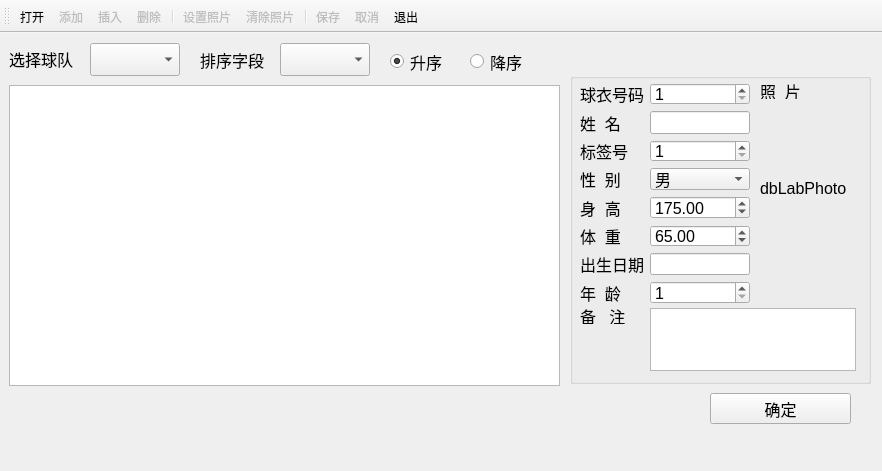
<?xml version="1.0" encoding="UTF-8"?>
<ui version="4.0">
 <class>MainWindow_team</class>
 <widget class="QMainWindow" name="MainWindow_team">
  <property name="windowModality">
   <enum>Qt::ApplicationModal</enum>
  </property>
  <property name="geometry">
   <rect>
    <x>0</x>
    <y>0</y>
    <width>882</width>
    <height>471</height>
   </rect>
  </property>
  <property name="windowTitle">
   <string>球队管理系统</string>
  </property>
  <widget class="QWidget" name="centralwidget">
   <widget class="QTableView" name="tableView">
    <property name="geometry">
     <rect>
      <x>9</x>
      <y>52</y>
      <width>551</width>
      <height>301</height>
     </rect>
    </property>
    <property name="minimumSize">
     <size>
      <width>0</width>
      <height>0</height>
     </size>
    </property>
    <property name="maximumSize">
     <size>
      <width>1300</width>
      <height>16777215</height>
     </size>
    </property>
    <property name="font">
     <font>
      <pointsize>12</pointsize>
     </font>
    </property>
    <property name="editTriggers">
     <set>QAbstractItemView::AnyKeyPressed|QAbstractItemView::DoubleClicked|QAbstractItemView::EditKeyPressed|QAbstractItemView::SelectedClicked</set>
    </property>
    <property name="alternatingRowColors">
     <bool>true</bool>
    </property>
    <attribute name="horizontalHeaderVisible">
     <bool>false</bool>
    </attribute>
    <attribute name="horizontalHeaderCascadingSectionResizes">
     <bool>true</bool>
    </attribute>
    <attribute name="horizontalHeaderDefaultSectionSize">
     <number>100</number>
    </attribute>
    <attribute name="horizontalHeaderMinimumSectionSize">
     <number>60</number>
    </attribute>
    <attribute name="horizontalHeaderShowSortIndicator" stdset="0">
     <bool>true</bool>
    </attribute>
    <attribute name="horizontalHeaderStretchLastSection">
     <bool>true</bool>
    </attribute>
    <attribute name="verticalHeaderVisible">
     <bool>false</bool>
    </attribute>
    <attribute name="verticalHeaderCascadingSectionResizes">
     <bool>false</bool>
    </attribute>
    <attribute name="verticalHeaderDefaultSectionSize">
     <number>50</number>
    </attribute>
    <attribute name="verticalHeaderHighlightSections">
     <bool>false</bool>
    </attribute>
    <attribute name="verticalHeaderMinimumSectionSize">
     <number>40</number>
    </attribute>
    <attribute name="verticalHeaderShowSortIndicator" stdset="0">
     <bool>false</bool>
    </attribute>
    <attribute name="verticalHeaderStretchLastSection">
     <bool>false</bool>
    </attribute>
   </widget>
   <widget class="QGroupBox" name="groupBox">
    <property name="geometry">
     <rect>
      <x>570</x>
      <y>40</y>
      <width>301</width>
      <height>311</height>
     </rect>
    </property>
    <property name="minimumSize">
     <size>
      <width>0</width>
      <height>0</height>
     </size>
    </property>
    <property name="maximumSize">
     <size>
      <width>999</width>
      <height>16777215</height>
     </size>
    </property>
    <property name="font">
     <font>
      <pointsize>12</pointsize>
     </font>
    </property>
    <property name="title">
     <string/>
    </property>
    <widget class="QLabel" name="label_9">
     <property name="geometry">
      <rect>
       <x>10</x>
       <y>235</y>
       <width>56</width>
       <height>16</height>
      </rect>
     </property>
     <property name="font">
      <font>
       <pointsize>12</pointsize>
      </font>
     </property>
     <property name="text">
      <string>备   注</string>
     </property>
     <property name="buddy">
      <cstring>dbEditMemo</cstring>
     </property>
    </widget>
    <widget class="QPlainTextEdit" name="dbEditMemo">
     <property name="geometry">
      <rect>
       <x>80</x>
       <y>235</y>
       <width>206</width>
       <height>63</height>
      </rect>
     </property>
     <property name="maximumSize">
      <size>
       <width>16777215</width>
       <height>100</height>
      </size>
     </property>
     <property name="font">
      <font>
       <pointsize>12</pointsize>
      </font>
     </property>
    </widget>
    <widget class="QLabel" name="label_13">
     <property name="geometry">
      <rect>
       <x>190</x>
       <y>10</y>
       <width>48</width>
       <height>16</height>
      </rect>
     </property>
     <property name="font">
      <font>
       <pointsize>12</pointsize>
      </font>
     </property>
     <property name="text">
      <string>照  片</string>
     </property>
    </widget>
    <widget class="QLabel" name="dbLabPhoto">
     <property name="geometry">
      <rect>
       <x>190</x>
       <y>40</y>
       <width>100</width>
       <height>150</height>
      </rect>
     </property>
     <property name="minimumSize">
      <size>
       <width>100</width>
       <height>150</height>
      </size>
     </property>
     <property name="maximumSize">
      <size>
       <width>100</width>
       <height>16777215</height>
      </size>
     </property>
     <property name="font">
      <font>
       <pointsize>12</pointsize>
      </font>
     </property>
     <property name="text">
      <string>dbLabPhoto</string>
     </property>
    </widget>
    <widget class="QWidget" name="layoutWidget">
     <property name="geometry">
      <rect>
       <x>10</x>
       <y>10</y>
       <width>171</width>
       <height>221</height>
      </rect>
     </property>
     <layout class="QFormLayout" name="formLayout">
      <item row="0" column="0">
       <widget class="QLabel" name="label">
        <property name="maximumSize">
         <size>
          <width>16777215</width>
          <height>22</height>
         </size>
        </property>
        <property name="font">
         <font>
          <pointsize>12</pointsize>
         </font>
        </property>
        <property name="text">
         <string>球衣号码</string>
        </property>
        <property name="buddy">
         <cstring>dbSpinEmpNo</cstring>
        </property>
       </widget>
      </item>
      <item row="0" column="1">
       <widget class="QSpinBox" name="dbSpinEmpNo">
        <property name="maximumSize">
         <size>
          <width>100</width>
          <height>16777215</height>
         </size>
        </property>
        <property name="font">
         <font>
          <pointsize>12</pointsize>
         </font>
        </property>
        <property name="minimum">
         <number>1</number>
        </property>
        <property name="maximum">
         <number>10000</number>
        </property>
       </widget>
      </item>
      <item row="1" column="0">
       <widget class="QLabel" name="label_2">
        <property name="maximumSize">
         <size>
          <width>16777215</width>
          <height>25</height>
         </size>
        </property>
        <property name="font">
         <font>
          <pointsize>12</pointsize>
         </font>
        </property>
        <property name="text">
         <string>姓  名</string>
        </property>
        <property name="buddy">
         <cstring>dbEditName</cstring>
        </property>
       </widget>
      </item>
      <item row="1" column="1">
       <widget class="QLineEdit" name="dbEditName">
        <property name="maximumSize">
         <size>
          <width>100</width>
          <height>16777215</height>
         </size>
        </property>
        <property name="font">
         <font>
          <pointsize>12</pointsize>
         </font>
        </property>
       </widget>
      </item>
      <item row="2" column="0">
       <widget class="QLabel" name="label_16">
        <property name="maximumSize">
         <size>
          <width>16777215</width>
          <height>25</height>
         </size>
        </property>
        <property name="font">
         <font>
          <pointsize>12</pointsize>
         </font>
        </property>
        <property name="text">
         <string>标签号</string>
        </property>
        <property name="buddy">
         <cstring>dbSpinEmpNo_2</cstring>
        </property>
       </widget>
      </item>
      <item row="2" column="1">
       <widget class="QSpinBox" name="dbSpinEmpNo_2">
        <property name="maximumSize">
         <size>
          <width>100</width>
          <height>16777215</height>
         </size>
        </property>
        <property name="font">
         <font>
          <pointsize>12</pointsize>
         </font>
        </property>
        <property name="minimum">
         <number>1</number>
        </property>
        <property name="maximum">
         <number>10000</number>
        </property>
       </widget>
      </item>
      <item row="3" column="0">
       <widget class="QLabel" name="label_3">
        <property name="maximumSize">
         <size>
          <width>16777215</width>
          <height>25</height>
         </size>
        </property>
        <property name="font">
         <font>
          <pointsize>12</pointsize>
         </font>
        </property>
        <property name="text">
         <string>性  别</string>
        </property>
        <property name="buddy">
         <cstring>dbComboSex</cstring>
        </property>
       </widget>
      </item>
      <item row="3" column="1">
       <widget class="QComboBox" name="dbComboSex">
        <property name="maximumSize">
         <size>
          <width>100</width>
          <height>16777215</height>
         </size>
        </property>
        <property name="font">
         <font>
          <pointsize>12</pointsize>
         </font>
        </property>
        <item>
         <property name="text">
          <string>男</string>
         </property>
        </item>
        <item>
         <property name="text">
          <string>女</string>
         </property>
        </item>
       </widget>
      </item>
      <item row="4" column="0">
       <widget class="QLabel" name="label_4">
        <property name="maximumSize">
         <size>
          <width>16777215</width>
          <height>25</height>
         </size>
        </property>
        <property name="font">
         <font>
          <pointsize>12</pointsize>
         </font>
        </property>
        <property name="text">
         <string>身  高</string>
        </property>
        <property name="buddy">
         <cstring>dbSpinHeight</cstring>
        </property>
       </widget>
      </item>
      <item row="4" column="1">
       <widget class="QDoubleSpinBox" name="dbSpinHeight">
        <property name="maximumSize">
         <size>
          <width>100</width>
          <height>16777215</height>
         </size>
        </property>
        <property name="font">
         <font>
          <pointsize>12</pointsize>
         </font>
        </property>
        <property name="suffix">
         <string/>
        </property>
        <property name="maximum">
         <double>200.000000000000000</double>
        </property>
        <property name="singleStep">
         <double>0.010000000000000</double>
        </property>
        <property name="value">
         <double>175.000000000000000</double>
        </property>
       </widget>
      </item>
      <item row="5" column="0">
       <widget class="QLabel" name="label_10">
        <property name="maximumSize">
         <size>
          <width>16777215</width>
          <height>25</height>
         </size>
        </property>
        <property name="font">
         <font>
          <pointsize>12</pointsize>
         </font>
        </property>
        <property name="text">
         <string>体  重</string>
        </property>
        <property name="buddy">
         <cstring>dbSpinHeight_2</cstring>
        </property>
       </widget>
      </item>
      <item row="5" column="1">
       <widget class="QDoubleSpinBox" name="dbSpinHeight_2">
        <property name="maximumSize">
         <size>
          <width>100</width>
          <height>16777215</height>
         </size>
        </property>
        <property name="font">
         <font>
          <pointsize>12</pointsize>
         </font>
        </property>
        <property name="suffix">
         <string/>
        </property>
        <property name="maximum">
         <double>100.000000000000000</double>
        </property>
        <property name="singleStep">
         <double>0.010000000000000</double>
        </property>
        <property name="value">
         <double>65.000000000000000</double>
        </property>
       </widget>
      </item>
      <item row="6" column="0">
       <widget class="QLabel" name="label_5">
        <property name="maximumSize">
         <size>
          <width>16777215</width>
          <height>25</height>
         </size>
        </property>
        <property name="font">
         <font>
          <pointsize>12</pointsize>
         </font>
        </property>
        <property name="text">
         <string>出生日期</string>
        </property>
       </widget>
      </item>
      <item row="6" column="1">
       <widget class="QLineEdit" name="dbEditBirth">
        <property name="maximumSize">
         <size>
          <width>100</width>
          <height>16777215</height>
         </size>
        </property>
        <property name="font">
         <font>
          <pointsize>12</pointsize>
         </font>
        </property>
       </widget>
      </item>
      <item row="7" column="0">
       <widget class="QLabel" name="label_6">
        <property name="maximumSize">
         <size>
          <width>16777215</width>
          <height>25</height>
         </size>
        </property>
        <property name="font">
         <font>
          <pointsize>12</pointsize>
         </font>
        </property>
        <property name="text">
         <string>年  龄</string>
        </property>
        <property name="buddy">
         <cstring>dbSpinEmpNo_3</cstring>
        </property>
       </widget>
      </item>
      <item row="7" column="1">
       <widget class="QSpinBox" name="dbSpinEmpNo_3">
        <property name="maximumSize">
         <size>
          <width>100</width>
          <height>16777215</height>
         </size>
        </property>
        <property name="font">
         <font>
          <pointsize>12</pointsize>
         </font>
        </property>
        <property name="minimum">
         <number>1</number>
        </property>
        <property name="maximum">
         <number>10000</number>
        </property>
       </widget>
      </item>
     </layout>
    </widget>
   </widget>
   <widget class="QComboBox" name="comboFields">
    <property name="geometry">
     <rect>
      <x>280</x>
      <y>10</y>
      <width>90</width>
      <height>33</height>
     </rect>
    </property>
    <property name="font">
     <font>
      <pointsize>12</pointsize>
     </font>
    </property>
   </widget>
   <widget class="QLabel" name="label_14">
    <property name="geometry">
     <rect>
      <x>200</x>
      <y>10</y>
      <width>71</width>
      <height>33</height>
     </rect>
    </property>
    <property name="font">
     <font>
      <pointsize>12</pointsize>
     </font>
    </property>
    <property name="text">
     <string>排序字段</string>
    </property>
   </widget>
   <widget class="QRadioButton" name="radioBtnAscend">
    <property name="geometry">
     <rect>
      <x>390</x>
      <y>10</y>
      <width>61</width>
      <height>37</height>
     </rect>
    </property>
    <property name="font">
     <font>
      <pointsize>12</pointsize>
     </font>
    </property>
    <property name="text">
     <string>升序</string>
    </property>
    <property name="checked">
     <bool>true</bool>
    </property>
   </widget>
   <widget class="QRadioButton" name="radioBtnDescend">
    <property name="geometry">
     <rect>
      <x>470</x>
      <y>10</y>
      <width>61</width>
      <height>37</height>
     </rect>
    </property>
    <property name="font">
     <font>
      <pointsize>12</pointsize>
     </font>
    </property>
    <property name="text">
     <string>降序</string>
    </property>
   </widget>
   <widget class="QLabel" name="label_15">
    <property name="geometry">
     <rect>
      <x>9</x>
      <y>9</y>
      <width>132</width>
      <height>33</height>
     </rect>
    </property>
    <property name="font">
     <font>
      <pointsize>12</pointsize>
     </font>
    </property>
    <property name="text">
     <string>选择球队</string>
    </property>
   </widget>
   <widget class="QComboBox" name="comboBox">
    <property name="enabled">
     <bool>true</bool>
    </property>
    <property name="geometry">
     <rect>
      <x>90</x>
      <y>10</y>
      <width>90</width>
      <height>33</height>
     </rect>
    </property>
    <property name="font">
     <font>
      <pointsize>12</pointsize>
     </font>
    </property>
   </widget>
   <widget class="QPushButton" name="pushButton">
    <property name="geometry">
     <rect>
      <x>710</x>
      <y>360</y>
      <width>141</width>
      <height>31</height>
     </rect>
    </property>
    <property name="font">
     <font>
      <pointsize>12</pointsize>
     </font>
    </property>
    <property name="text">
     <string>确定</string>
    </property>
   </widget>
   <zorder>tableView</zorder>
   <zorder>comboFields</zorder>
   <zorder>label_14</zorder>
   <zorder>radioBtnAscend</zorder>
   <zorder>radioBtnDescend</zorder>
   <zorder>label_15</zorder>
   <zorder>comboBox</zorder>
   <zorder>groupBox</zorder>
   <zorder>pushButton</zorder>
  </widget>
  <widget class="QMenuBar" name="menubar">
   <property name="geometry">
    <rect>
     <x>0</x>
     <y>0</y>
     <width>882</width>
     <height>23</height>
    </rect>
   </property>
  </widget>
  <widget class="QToolBar" name="toolBar">
   <property name="font">
    <font>
     <pointsize>9</pointsize>
     <weight>50</weight>
     <bold>false</bold>
    </font>
   </property>
   <property name="windowTitle">
    <string>toolBar</string>
   </property>
   <property name="iconSize">
    <size>
     <width>20</width>
     <height>20</height>
    </size>
   </property>
   <property name="toolButtonStyle">
    <enum>Qt::ToolButtonTextUnderIcon</enum>
   </property>
   <property name="floatable">
    <bool>true</bool>
   </property>
   <attribute name="toolBarArea">
    <enum>TopToolBarArea</enum>
   </attribute>
   <attribute name="toolBarBreak">
    <bool>false</bool>
   </attribute>
   <addaction name="actOpenDB"/>
   <addaction name="actRecAppend"/>
   <addaction name="actRecInsert"/>
   <addaction name="actRecDelete"/>
   <addaction name="separator"/>
   <addaction name="actPhoto"/>
   <addaction name="actPhotoClear"/>
   <addaction name="separator"/>
   <addaction name="actSubmit"/>
   <addaction name="actRevert"/>
   <addaction name="act_quit"/>
  </widget>
  <action name="act_quit">
   <property name="icon">
    <iconset resource="images.qrc">
     <normaloff>:/images/exit.bmp</normaloff>:/images/exit.bmp</iconset>
   </property>
   <property name="text">
    <string>退出</string>
   </property>
   <property name="toolTip">
    <string>退出</string>
   </property>
  </action>
  <action name="actRecAppend">
   <property name="enabled">
    <bool>false</bool>
   </property>
   <property name="icon">
    <iconset resource="images.qrc">
     <normaloff>:/images/316.bmp</normaloff>:/images/316.bmp</iconset>
   </property>
   <property name="text">
    <string>添加</string>
   </property>
   <property name="toolTip">
    <string>添加记录</string>
   </property>
  </action>
  <action name="actRecInsert">
   <property name="enabled">
    <bool>false</bool>
   </property>
   <property name="icon">
    <iconset resource="images.qrc">
     <normaloff>:/images/306.bmp</normaloff>:/images/306.bmp</iconset>
   </property>
   <property name="text">
    <string>插入</string>
   </property>
   <property name="toolTip">
    <string>插入记录</string>
   </property>
  </action>
  <action name="actSubmit">
   <property name="enabled">
    <bool>false</bool>
   </property>
   <property name="icon">
    <iconset resource="images.qrc">
     <normaloff>:/images/save1.bmp</normaloff>:/images/save1.bmp</iconset>
   </property>
   <property name="text">
    <string>保存</string>
   </property>
   <property name="toolTip">
    <string>保存修改</string>
   </property>
  </action>
  <action name="actRevert">
   <property name="enabled">
    <bool>false</bool>
   </property>
   <property name="icon">
    <iconset resource="images.qrc">
     <normaloff>:/images/ubdo.bmp</normaloff>:/images/ubdo.bmp</iconset>
   </property>
   <property name="text">
    <string>取消</string>
   </property>
   <property name="toolTip">
    <string>取消修改</string>
   </property>
  </action>
  <action name="actRecDelete">
   <property name="enabled">
    <bool>false</bool>
   </property>
   <property name="icon">
    <iconset resource="images.qrc">
     <normaloff>:/images/delete1.bmp</normaloff>:/images/delete1.bmp</iconset>
   </property>
   <property name="text">
    <string>删除</string>
   </property>
   <property name="toolTip">
    <string>删除记录</string>
   </property>
  </action>
  <action name="actPhoto">
   <property name="enabled">
    <bool>false</bool>
   </property>
   <property name="icon">
    <iconset resource="images.qrc">
     <normaloff>:/images/00.JPG</normaloff>:/images/00.JPG</iconset>
   </property>
   <property name="text">
    <string>设置照片</string>
   </property>
   <property name="toolTip">
    <string>设置照片</string>
   </property>
   <property name="font">
    <font/>
   </property>
  </action>
  <action name="actPhotoClear">
   <property name="enabled">
    <bool>false</bool>
   </property>
   <property name="icon">
    <iconset resource="images.qrc">
     <normaloff>:/images/103.bmp</normaloff>:/images/103.bmp</iconset>
   </property>
   <property name="text">
    <string>清除照片</string>
   </property>
   <property name="toolTip">
    <string>清除照片</string>
   </property>
  </action>
  <action name="actOpenDB">
   <property name="icon">
    <iconset resource="images.qrc">
     <normaloff>:/images/open3.bmp</normaloff>:/images/open3.bmp</iconset>
   </property>
   <property name="text">
    <string>打开</string>
   </property>
   <property name="toolTip">
    <string>打开数据库</string>
   </property>
  </action>
 </widget>
 <resources>
  <include location="images.qrc"/>
 </resources>
 <connections>
  <connection>
   <sender>act_quit</sender>
   <signal>triggered()</signal>
   <receiver>MainWindow_team</receiver>
   <slot>close()</slot>
   <hints>
    <hint type="sourcelabel">
     <x>-1</x>
     <y>-1</y>
    </hint>
    <hint type="destinationlabel">
     <x>431</x>
     <y>197</y>
    </hint>
   </hints>
  </connection>
  <connection>
   <sender>pushButton</sender>
   <signal>clicked()</signal>
   <receiver>MainWindow_team</receiver>
   <slot>close()</slot>
   <hints>
    <hint type="sourcelabel">
     <x>885</x>
     <y>397</y>
    </hint>
    <hint type="destinationlabel">
     <x>775</x>
     <y>422</y>
    </hint>
   </hints>
  </connection>
 </connections>
</ui>
